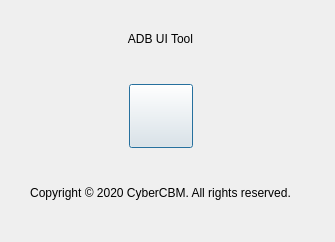
<?xml version="1.0" encoding="UTF-8"?>
<ui version="4.0">
 <class>About</class>
 <widget class="QDialog" name="About">
  <property name="geometry">
   <rect>
    <x>0</x>
    <y>0</y>
    <width>335</width>
    <height>242</height>
   </rect>
  </property>
  <property name="windowTitle">
   <string>Dialog</string>
  </property>
  <widget class="QWidget" name="verticalLayoutWidget">
   <property name="geometry">
    <rect>
     <x>0</x>
     <y>0</y>
     <width>321</width>
     <height>231</height>
    </rect>
   </property>
   <layout class="QVBoxLayout" name="verticalLayout">
    <item>
     <widget class="QLabel" name="label">
      <property name="maximumSize">
       <size>
        <width>16777215</width>
        <height>100</height>
       </size>
      </property>
      <property name="text">
       <string>ADB UI Tool</string>
      </property>
      <property name="alignment">
       <set>Qt::AlignCenter</set>
      </property>
     </widget>
    </item>
    <item>
     <layout class="QHBoxLayout" name="horizontalLayout">
      <item>
       <spacer name="horizontalSpacer">
        <property name="orientation">
         <enum>Qt::Horizontal</enum>
        </property>
        <property name="sizeHint" stdset="0">
         <size>
          <width>40</width>
          <height>20</height>
         </size>
        </property>
       </spacer>
      </item>
      <item>
       <widget class="QPushButton" name="pushButton">
        <property name="sizePolicy">
         <sizepolicy hsizetype="Preferred" vsizetype="Preferred">
          <horstretch>0</horstretch>
          <verstretch>0</verstretch>
         </sizepolicy>
        </property>
        <property name="minimumSize">
         <size>
          <width>64</width>
          <height>64</height>
         </size>
        </property>
        <property name="maximumSize">
         <size>
          <width>64</width>
          <height>64</height>
         </size>
        </property>
        <property name="text">
         <string/>
        </property>
        <property name="icon">
         <iconset resource="../Resources/UI.qrc">
          <normaloff>:/UI/adbAbout.png</normaloff>:/UI/adbAbout.png</iconset>
        </property>
        <property name="iconSize">
         <size>
          <width>64</width>
          <height>54</height>
         </size>
        </property>
       </widget>
      </item>
      <item>
       <spacer name="horizontalSpacer_2">
        <property name="orientation">
         <enum>Qt::Horizontal</enum>
        </property>
        <property name="sizeHint" stdset="0">
         <size>
          <width>40</width>
          <height>20</height>
         </size>
        </property>
       </spacer>
      </item>
     </layout>
    </item>
    <item>
     <widget class="QLabel" name="label_2">
      <property name="text">
       <string>Copyright © 2020 CyberCBM. All rights reserved.</string>
      </property>
      <property name="alignment">
       <set>Qt::AlignCenter</set>
      </property>
     </widget>
    </item>
   </layout>
  </widget>
 </widget>
 <resources>
  <include location="../Resources/UI.qrc"/>
 </resources>
 <connections/>
</ui>
